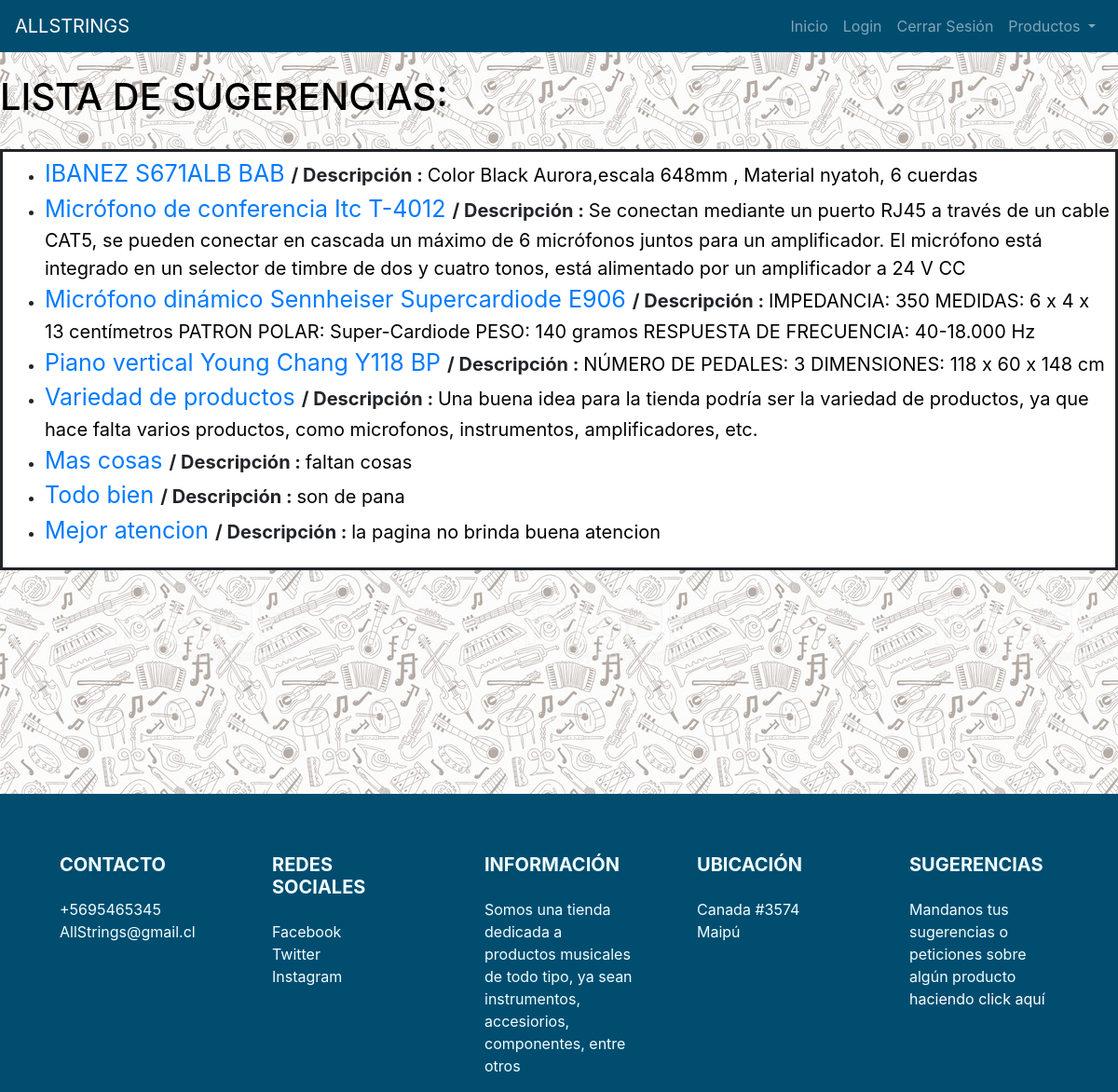
Page /instrumentos/instrumentos/ on the committed database.
### instrumentos/models.py (models this page shows, shortened)
class Instrumento(models.Model):
	id = models.UUIDField(primary_key=True, default=uuid.uuid4)
	nombre = models.CharField(max_length=200)
	descripcion = models.TextField(max_length=1000)
	def get_absolute_url(self):
		return reverse('instrumento-detail', args=[str(self.id)])

### instrumentos/views.py (the view)
# urls.py: path('instrumentos/', views.InstrumentoListView.as_view(),name='instrumentos'),
class InstrumentoListView(generic.ListView):
     model = Instrumento
     paginate_by = 20

### instrumentos/templates/instrumentos/instrumento_list.html
{% extends "base_generic.html" %}
{% block content %}
<br>
 <h1 style="color: black;">LISTA DE SUGERENCIAS: </h1>
<br>
<div style="background-color: white; padding: 5px; border-style: solid; ">
{% if instrumento_list %}
<ul>
    {% for instrumento in instrumento_list %}
    <li>
        <a style="font-size: 25px ;"  href="{{ instrumento.get_absolute_url }}" > {{ instrumento.nombre}} </a>
        <strong><a style="font-size: 20px;"> / Descripción : </a> </strong> <a style="font-size: 20px ; color: black;"> {{instrumento.descripcion}}</a>
    </li>
    {% endfor %}
</ul>
{% else %}
    <p>No hay sugerencias.</p>
{% endif %}
</div>
<br>
<br>
<br>
<br>
<br>
<br>
<br>
<br>
<br>
<br>
{% endblock %}

### rows in the picture
Instrumento: nombre "IBANEZ S671ALB BAB", descripcion "Color Black Aurora,escala 648mm , Material nyatoh, 6 cuerdas"
Instrumento: nombre "Micrófono de conferencia Itc T-4012", descripcion "Se conectan mediante un puerto RJ45 a través de un cable CAT5, se pueden conectar en cascada un máximo de 6 micrófonos juntos para un amplificador. El micrófono está integrado en un selector de timbre de dos y cuatro tonos, está alimentado por un amplificador a 24 V CC"
Instrumento: nombre "Micrófono dinámico Sennheiser Supercardiode E906", descripcion "IMPEDANCIA: 350 MEDIDAS: 6 x 4 x 13 centímetros PATRON POLAR: Super-Cardiode PESO: 140 gramos RESPUESTA DE FRECUENCIA: 40-18.000 Hz"
Instrumento: nombre "Piano vertical Young Chang Y118 BP", descripcion "NÚMERO DE PEDALES: 3 DIMENSIONES: 118 x 60 x 148 cm"
Instrumento: nombre "Variedad de productos", descripcion "Una buena idea para la tienda podría ser la variedad de productos, ya que hace falta varios productos, como microfonos, instrumentos, amplificadores, etc."
Instrumento: nombre "Mas cosas", descripcion "faltan cosas"
Instrumento: nombre "Todo bien", descripcion "son de pana"
Instrumento: nombre "Mejor atencion", descripcion "la pagina no brinda buena atencion"
